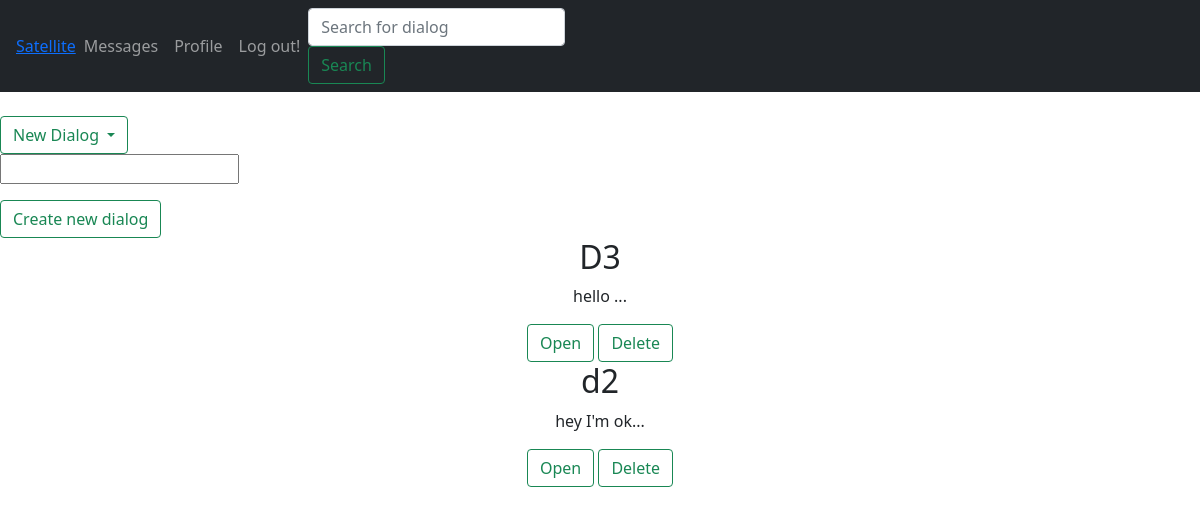
The page /messages/ (signed in) on the database as committed earlier.
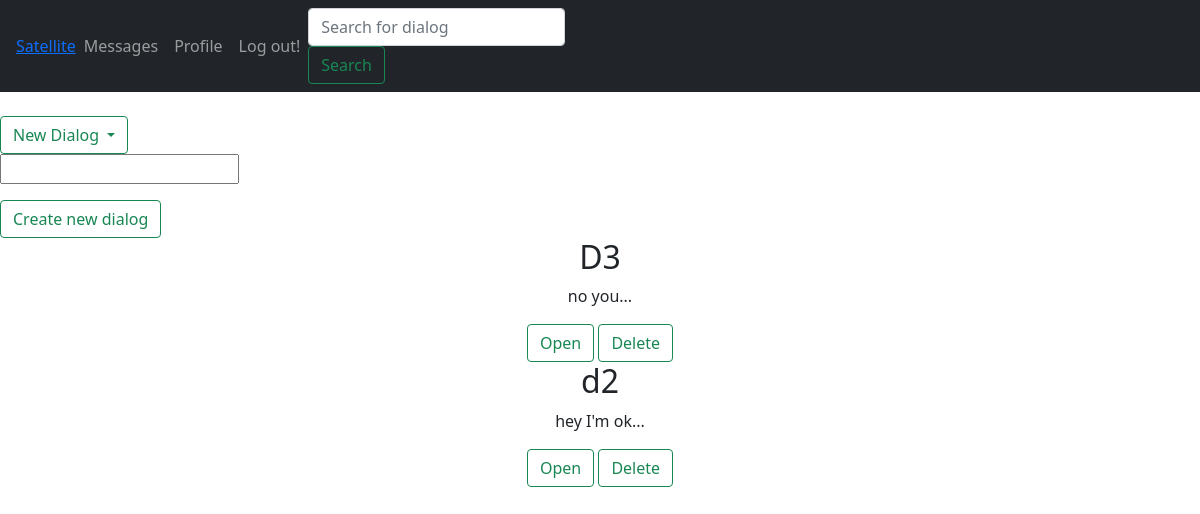
The same page on the database as committed later.
### messages_board/models.py (models this page shows, shortened)
class Dialogs(models.Model):
    id_dial = models.AutoField(primary_key=True)
    u1 = models.ForeignKey('user.CustomUserModel',
                           related_name='%(app_label)s_%(class)s_u1_related',
                           on_delete=models.DO_NOTHING)
    u2 = models.ForeignKey('user.CustomUserModel',
                           related_name='%(app_label)s_%(class)s_u2_related',
                           on_delete=models.DO_NOTHING)
    last_message = models.TextField()
    class Meta:
        unique_together=('u1','u2')

### user/models.py (models this page shows, shortened)
class CustomUserModel(AbstractUser):
    birth_date=DateField(blank=False, null=True)
    token=TextField(blank=False, null=True)
    confirm=models.CharField(max_length=50)
    def __str__(self):
        return self.username

### messages_board/views.py (the view, shortened to what this page needs)
# urls.py: path('', MsgBoardView.as_view(),name='all_messages'),
class MsgBoardView(mixins.LoginRequiredMixin,View):
    model = Dialogs
    template_name = 'messages_board/messages_board.html'
    form = DialogCreateForm
    login_url = 'login'
    def get(self, request, *args, **kwargs):
        qset = self.model.objects.filter(Q(u1=request.user) | Q(u2=request.user))
        objects = qset.all()
        context = {
            'new_dial': self.form,
            'dialogs': objects,
            'u': request.user
        }
        return render(request, self.template_name, context)

### messages_board/templates/messages_board/messages_board.html (shortened to what this page needs)
{%extends 'base.html'%}
{%block content%}
<div class="dropdown">
    <button class="btn btn-outline-success my-2 my-sm-0 dropdown-toggle" type="button"
            id="dropdownMenuButton1" data-bs-toggle="dropdown" aria-expanded="false">
        New Dialog
    </button>
    <form method="post">
        <p>{{new_dial.u2}}</p>
        <input type="submit" class="btn btn-outline-success my-2 my-sm-0" value="Create new dialog">
    </form>
</div>
{%for d in dialogs%}
<center>
<div class="container">
    {%if u == d.u2%}
    <h2>{{d.u1}}</h2>
    {%else%}
    <h2>{{d.u2}}</h2>
    {%endif%}
    <p>{{d.last_message}}...</p>
    <center>
    <a href="{%url 'detail_dialog' d.pk%}" class="btn btn-outline-success my-2 my-sm-0" role="button">Open</a>
    <a href="{%url 'delete_dialog' d.pk%}" class="btn btn-outline-success my-2 my-sm-0" role="button">Delete</a>
    </center>
</div>
</center>
{%endfor%}
{%endblock content%}

### templates/base.html (shortened to what this page needs)
<!DOCTYPE html>
<html lang="en">
<head>
    <link href="https://cdn.jsdelivr.net/npm/bootstrap@5.1.3/dist/css/bootstrap.min.css" rel="stylesheet">
</head>
<body  data-new-gr-c-s-check-loaded="14.1045.0" data-gr-ext-installed>
<nav class="navbar navbar-expand-md navbar-dark bg-dark mb-4">
      <a class="navbar-brand" href="#"><a href="{%url 'all_messages'%}">Satellite</a></a>
      <div class="collapse navbar-collapse" id="navbarCollapse">
        <ul class="navbar-nav mr-auto">
          <li class="nav-item active">
            <a class="nav-link" href="#">Messages</a>
          </li>
          <li class="nav-item">
              <a class="nav-link" href="#">Profile</a>
          </li>
          <li>
              <a class="nav-link" href="{%url 'logout'%}">Log out!</a>
          </li>
        </ul>
        <form class="form-inline mt-2 mt-md-0">
          <input class="form-control mr-sm-2" type="text" placeholder="Search for dialog" aria-label="Search">
          <button class="btn btn-outline-success my-2 my-sm-0" type="submit">Search</button>
        </form>
      </div>
    </nav>
{%if user.is_authenticated%}
{%block content%}
{%endblock content%}
{%else%}
    <p><a href="{%url 'login'%}">You have to Log in!</a></p>
{%endif%}
</body>
</html>

Rows that differ between the two databases and show on the page:
changed Dialogs: last_message "hello" → "no you"
